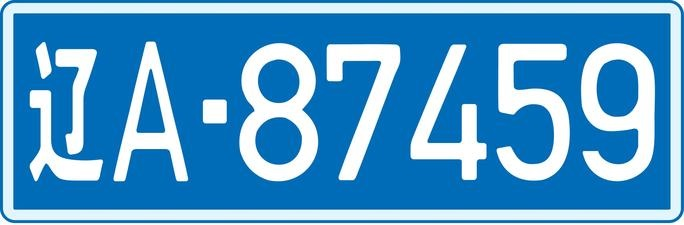
#> input picture Project/plates/plate_1.jpeg, 684 x 225 px
$ python -i main.py   (imports and definitions only)   (older library calls are emulated)
#> lines starting #> are read from the running program, lines starting #| are printed output that depends on the picture; after the words box and inside, x2 and y2 are one past the last pixel; in counts of white or black regions, pixels touching at a corner belong together
#> further down, picture is the input picture: shape (225, 684, 3); mean B, G, R 203.4, 154.7, 81.7
from __future__ import annotations

import argparse
import csv
import json
import math
import warnings
from dataclasses import dataclass, asdict
from pathlib import Path
from typing import Iterable

import cv2
import matplotlib
import matplotlib.pyplot as plt
import numpy as np
from sklearn.metrics import accuracy_score, confusion_matrix, f1_score
from sklearn.model_selection import StratifiedShuffleSplit
from sklearn.pipeline import Pipeline
from sklearn.preprocessing import StandardScaler
from sklearn.svm import SVC


# [1 line not run here, left out]

CHAR_SIZE = (32, 64)  # width, height
RANDOM_SEED = 20260616
DIGITS = tuple(str(i) for i in range(10))

SAMPLE_SPECS = {
    "plate_1.jpeg": {
        "kind": "clean",
        "plate_text": "LiaoA-87459",
        "last5": "87459",
        "digit_positions": {"1": "8", "2": "7", "3": "4", "4": "5", "5": "9"},
    },
    "plate_2.jpeg": {
        "kind": "clean",
        "plate_text": "LiaoA-01236",
        "last5": "01236",
        "digit_positions": {"1": "0", "2": "1", "3": "2", "4": "3", "5": "6"},
    },
    "real_1.jpg": {
        "kind": "real",
        "plate_text": "WanA-X688A",
        "last5": "X688A",
        "digit_positions": {"2": "6", "3": "8", "4": "8"},
    },
    "real_2.jpg": {
        "kind": "real",
        "plate_text": "WanA-AN920",
        "last5": "AN920",
        "digit_positions": {"3": "9", "4": "2", "5": "0"},
    },
}


@dataclass
class Segment:
    bbox: tuple[int, int, int, int]
    glyph: np.ndarray
    score: float = 0.0


@dataclass
class PlateCandidate:
    bbox: tuple[int, int, int, int]
    source: str
    score: float
    mode: str
    char_count: int
    mask_name: str
    segments: list[Segment]


# [14 lines left out: functions imread_unicode, imwrite_unicode, not called in this run]


def pad_box(
    box: tuple[int, int, int, int],
    image_shape: tuple[int, int, int],
    pad_x: float = 0.04,
    pad_y: float = 0.12,
) -> tuple[int, int, int, int]:
    x, y, w, h = box
    height, width = image_shape[:2]
    px = int(round(w * pad_x))
    py = int(round(h * pad_y))
    x1 = max(0, x - px)
    y1 = max(0, y - py)
    x2 = min(width, x + w + px)
    y2 = min(height, y + h + py)
    return x1, y1, x2 - x1, y2 - y1


# [26 lines left out: function normalize_glyph, not called in this run]


def make_hog() -> cv2.HOGDescriptor:
    return cv2.HOGDescriptor(CHAR_SIZE, (16, 16), (8, 8), (8, 8), 9)


# [192 lines left out: functions feature_vector, load_templates, augment_glyph, build_augmented_dataset, plate_mode, clean_components and 5 more, not called in this run]


def edge_candidates(image: np.ndarray) -> list[tuple[tuple[int, int, int, int], str]]:
    gray = cv2.cvtColor(image, cv2.COLOR_BGR2GRAY)
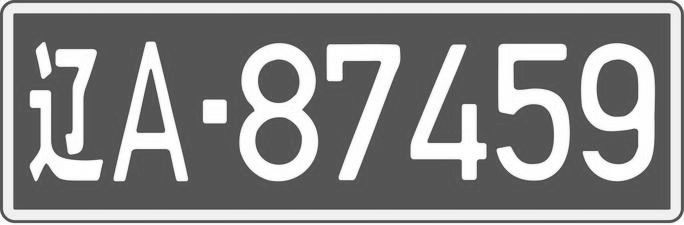
#> gray: shape (225, 684); min 49, max 255, mean 138.4
    blur = cv2.GaussianBlur(gray, (5, 5), 0)
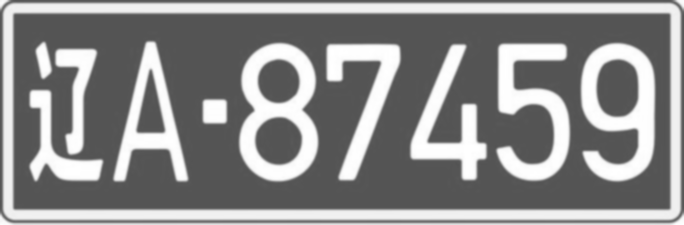
#> blur: shape (225, 684); min 83, max 255, mean 138.3
    sobel_x = cv2.Sobel(blur, cv2.CV_16S, 1, 0, ksize=3)
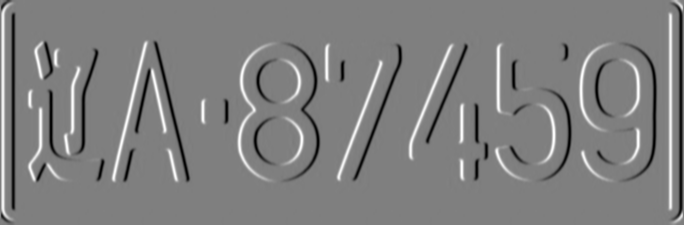
#> sobel_x: shape (225, 684) int16; min -426, max 428, mean 0; drawn with min black and max white
    abs_x = cv2.convertScaleAbs(sobel_x)
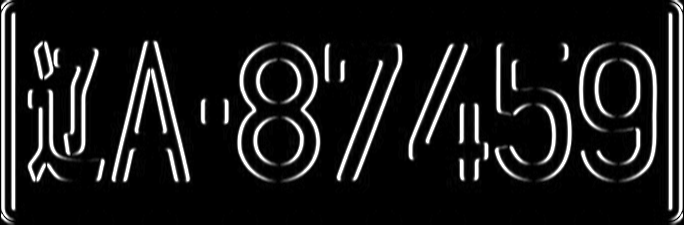
#> abs_x: shape (225, 684); min 0, max 255, mean 27.3
    _, threshold = cv2.threshold(abs_x, 0, 255, cv2.THRESH_BINARY + cv2.THRESH_OTSU)
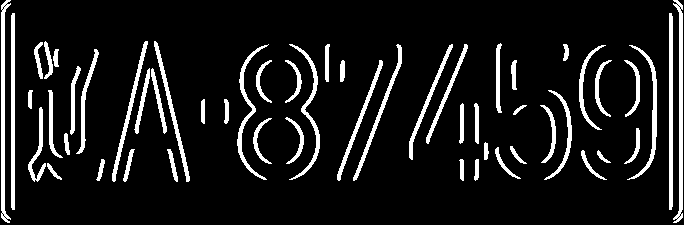
#> threshold: shape (225, 684); 10.2% white; 55 white regions, largest, box (x1, y1, x2, y2) and area: (1, 0, 11, 223) 924, (673, 0, 683, 223) 923, (11, 13, 15, 210) 784
    closed = cv2.morphologyEx(
        threshold,
        cv2.MORPH_CLOSE,
        cv2.getStructuringElement(cv2.MORPH_RECT, (17, 5)),
        iterations=2,
    )
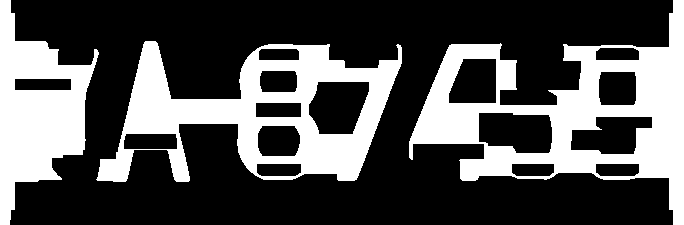
#> closed: shape (225, 684); 32.5% white; 3 white regions, box (x1, y1, x2, y2) and area: (409, 0, 684, 225) 20925, (96, 41, 402, 182) 17890, (0, 0, 99, 225) 11193
    closed = cv2.morphologyEx(closed, cv2.MORPH_OPEN, cv2.getStructuringElement(cv2.MORPH_RECT, (3, 3)), iterations=1)
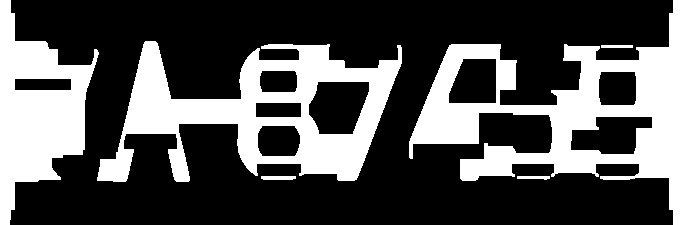
#> closed: shape (225, 684); 32.4% white; 6 white regions
    contours, _ = cv2.findContours(closed, cv2.RETR_EXTERNAL, cv2.CHAIN_APPROX_SIMPLE)
#> contours = 6 contours; box (x1, y1, x2, y2) and area: (409, 0, 684, 225) 24984, (97, 41, 402, 182) 22110, (0, 0, 99, 225) 11476, (261, 176, 296, 180) 98, (517, 176, 550, 180) 67, (601, 45, 633, 48) 62
    candidates: list[tuple[tuple[int, int, int, int], str]] = []
    for contour in contours:
        x, y, w, h = cv2.boundingRect(contour)
        if w * h > 500 and w > 50 and h > 12:
            candidates.append((pad_box((x, y, w, h), image.shape, 0.03, 0.12), "edge_sobel"))
#> this loop made 6 passes
#> (px in pad_box, py in pad_box, x1 in pad_box, y1 in pad_box) on passes 4 to 6: (9, 17, 88, 24), (8, 27, 401, 0), (3, 27, 0, 0)
#> after the loop, candidates = [((88, 24, 323, 175), 'edge_sobel'), ((401, 0, 283, 225), 'edge_sobel'), ((0, 0, 102, 225), 'edge_sobel')]
    return candidates


# [150 lines left out: functions unique_candidates, score_candidate, locate_plate, template_correlations, zone_statistics, apply_structural_correction and 1 more, not called in this run]


def select_last_five(segments: list[Segment]) -> list[tuple[int, Segment]]:
    selected = segments[-5:] if len(segments) >= 5 else segments
    return [(idx + 1, seg) for idx, seg in enumerate(selected)]


# [109 lines left out: functions predict_segment, optimize_digit_threshold, draw_debug_plate, setup_plot_style, not called in this run]


def save_figure(fig: plt.Figure, path_no_suffix: Path) -> None:
    path_no_suffix.parent.mkdir(parents=True, exist_ok=True)
    fig.savefig(path_no_suffix.with_suffix(".svg"), bbox_inches="tight", transparent=False)


# [347 lines left out: functions plot_hyperparameters, plot_confusion, plot_threshold_curve, compute_ablation_rows, plot_ablation, crop_for_overview and 7 more, not called in this run]


# [2 lines not run here, left out]

>>> import cv2
>>> picture = cv2.imread('Project/plates/plate_1.jpeg')
>>> result = edge_candidates(picture)
#> result has the same summary as candidates in edge_candidates
